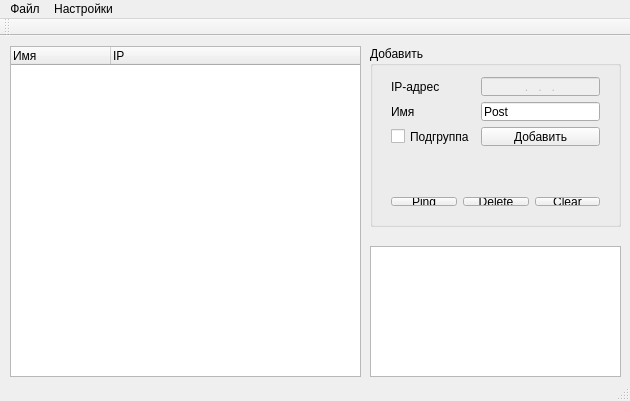
<?xml version="1.0" encoding="UTF-8"?>
<ui version="4.0">
 <class>MainWindow</class>
 <widget class="QMainWindow" name="MainWindow">
  <property name="geometry">
   <rect>
    <x>0</x>
    <y>0</y>
    <width>630</width>
    <height>401</height>
   </rect>
  </property>
  <property name="windowTitle">
   <string>MainWindow</string>
  </property>
  <widget class="QWidget" name="centralWidget">
   <widget class="QGroupBox" name="groupBox">
    <property name="geometry">
     <rect>
      <x>370</x>
      <y>10</y>
      <width>251</width>
      <height>181</height>
     </rect>
    </property>
    <property name="title">
     <string>Добавить</string>
    </property>
    <widget class="QWidget" name="formLayoutWidget">
     <property name="geometry">
      <rect>
       <x>10</x>
       <y>20</y>
       <width>231</width>
       <height>91</height>
      </rect>
     </property>
     <layout class="QFormLayout" name="formLayout">
      <property name="fieldGrowthPolicy">
       <enum>QFormLayout::AllNonFixedFieldsGrow</enum>
      </property>
      <item row="0" column="0">
       <widget class="QLabel" name="labelIP">
        <property name="text">
         <string>IP-адрес</string>
        </property>
       </widget>
      </item>
      <item row="0" column="1">
       <widget class="QLineEdit" name="lineEditIP">
        <property name="enabled">
         <bool>false</bool>
        </property>
        <property name="inputMask">
         <string>000.000.000.000</string>
        </property>
        <property name="text">
         <string>...</string>
        </property>
        <property name="alignment">
         <set>Qt::AlignCenter</set>
        </property>
        <property name="placeholderText">
         <string/>
        </property>
       </widget>
      </item>
      <item row="1" column="0">
       <widget class="QLabel" name="labelName">
        <property name="text">
         <string>Имя</string>
        </property>
       </widget>
      </item>
      <item row="1" column="1">
       <widget class="QLineEdit" name="lineEditName">
        <property name="text">
         <string>Post</string>
        </property>
        <property name="maxLength">
         <number>20</number>
        </property>
       </widget>
      </item>
      <item row="2" column="1">
       <widget class="QPushButton" name="InsertButton">
        <property name="text">
         <string>Добавить</string>
        </property>
       </widget>
      </item>
      <item row="2" column="0">
       <widget class="QCheckBox" name="checkBox">
        <property name="text">
         <string>Подгруппа</string>
        </property>
       </widget>
      </item>
     </layout>
    </widget>
    <widget class="QWidget" name="horizontalLayoutWidget">
     <property name="geometry">
      <rect>
       <x>10</x>
       <y>140</y>
       <width>231</width>
       <height>31</height>
      </rect>
     </property>
     <layout class="QHBoxLayout" name="horizontalLayout">
      <item>
       <widget class="QPushButton" name="pushButtonPing">
        <property name="text">
         <string>Ping</string>
        </property>
       </widget>
      </item>
      <item>
       <widget class="QPushButton" name="pushButtonDelete">
        <property name="text">
         <string>Delete</string>
        </property>
       </widget>
      </item>
      <item>
       <widget class="QPushButton" name="pushButtonClear">
        <property name="text">
         <string>Clear</string>
        </property>
       </widget>
      </item>
     </layout>
    </widget>
    <zorder>formLayoutWidget</zorder>
    <zorder>formLayoutWidget</zorder>
    <zorder>horizontalLayoutWidget</zorder>
   </widget>
   <widget class="QTreeWidget" name="treeWidgetIP">
    <property name="geometry">
     <rect>
      <x>10</x>
      <y>10</y>
      <width>351</width>
      <height>331</height>
     </rect>
    </property>
    <property name="headerHidden">
     <bool>false</bool>
    </property>
    <property name="columnCount">
     <number>2</number>
    </property>
    <attribute name="headerDefaultSectionSize">
     <number>100</number>
    </attribute>
    <attribute name="headerShowSortIndicator" stdset="0">
     <bool>false</bool>
    </attribute>
    <column>
     <property name="text">
      <string>Имя</string>
     </property>
    </column>
    <column>
     <property name="text">
      <string>IP</string>
     </property>
    </column>
   </widget>
   <widget class="QTextEdit" name="textEditConsole">
    <property name="geometry">
     <rect>
      <x>370</x>
      <y>210</y>
      <width>251</width>
      <height>131</height>
     </rect>
    </property>
    <property name="tabChangesFocus">
     <bool>true</bool>
    </property>
    <property name="readOnly">
     <bool>true</bool>
    </property>
   </widget>
  </widget>
  <widget class="QMenuBar" name="menuBar">
   <property name="geometry">
    <rect>
     <x>0</x>
     <y>0</y>
     <width>630</width>
     <height>21</height>
    </rect>
   </property>
   <widget class="QMenu" name="menuIPstring">
    <property name="title">
     <string>Файл</string>
    </property>
    <addaction name="action"/>
    <addaction name="action_2"/>
   </widget>
   <widget class="QMenu" name="menu">
    <property name="title">
     <string>Настройки</string>
    </property>
   </widget>
   <addaction name="menuIPstring"/>
   <addaction name="menu"/>
  </widget>
  <widget class="QToolBar" name="mainToolBar">
   <attribute name="toolBarArea">
    <enum>TopToolBarArea</enum>
   </attribute>
   <attribute name="toolBarBreak">
    <bool>false</bool>
   </attribute>
  </widget>
  <widget class="QStatusBar" name="statusBar"/>
  <action name="action">
   <property name="text">
    <string>Открыть</string>
   </property>
  </action>
  <action name="action_2">
   <property name="text">
    <string>Сохранить</string>
   </property>
  </action>
 </widget>
 <layoutdefault spacing="6" margin="11"/>
 <resources/>
 <connections/>
</ui>
